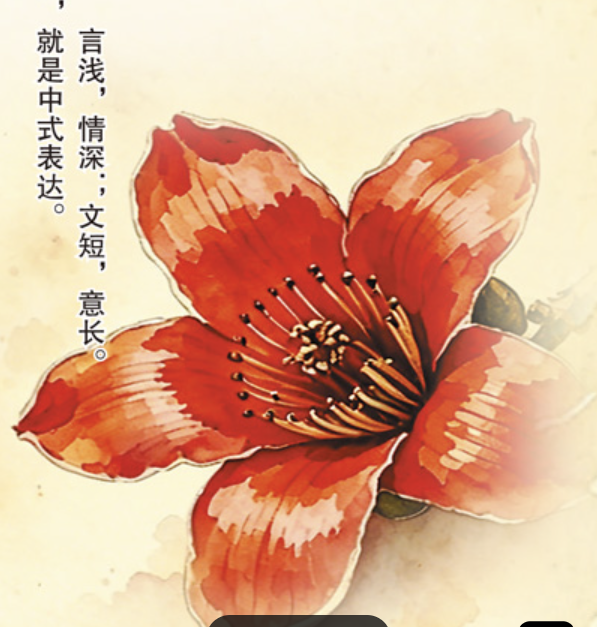
#> input picture dianstar/assets/kapok-source.png, 597 x 627 px
$ python build_flower_art.py
#> lines starting #> are read from the running program, lines starting #| are printed output that depends on the picture; after the words box and inside, x2 and y2 are one past the last pixel; in counts of white or black regions, pixels touching at a corner belong together
"""从木棉花参考图提取花瓣轮廓，生成运行时使用的终端点阵。"""

import json
from pathlib import Path

from PIL import Image, ImageFilter


ROOT = Path(__file__).resolve().parents[1]
SOURCE = ROOT / "dianstar" / "assets" / "kapok-source.png"
TARGET = ROOT / "dianstar" / "assets" / "kapok.json"
DOTS = ((0, 0, 0x01), (0, 1, 0x02), (0, 2, 0x04), (0, 3, 0x40),
        (1, 0, 0x08), (1, 1, 0x10), (1, 2, 0x20), (1, 3, 0x80))


def variant(image: Image.Image, columns: int, rows: int) -> dict[str, object]:
    pixels = image.convert("RGB")
    red = Image.new("L", pixels.size)
    red.putdata([
        255 if r > 95 and r - g > 27 and r - b > 35 and g < 216 else 0
        for r, g, b in pixels.getdata()
    ])
    # Close small watercolor gaps, while leaving the five petal contours intact.
    red = red.filter(ImageFilter.MaxFilter(5)).filter(ImageFilter.MinFilter(5))
    red = red.resize((columns * 2, rows * 4), Image.Resampling.LANCZOS)
    source = pixels.resize((columns * 2, rows * 4), Image.Resampling.LANCZOS)
    glyphs: list[str] = []
    colors: list[str] = []
    for y in range(rows):
        glyph_row = []
        color_row = []
        for x in range(columns):
            mask = 0
            samples = []
            for dx, dy, bit in DOTS:
                px, py = x * 2 + dx, y * 4 + dy
                if red.getpixel((px, py)) >= 100:
                    mask |= bit
                    samples.append(source.getpixel((px, py)))
            glyph_row.append(chr(0x2800 + mask) if mask else " ")
            if not samples:
                color_row.append(" ")
            else:
                r = sum(v[0] for v in samples) / len(samples)
                g = sum(v[1] for v in samples) / len(samples)
                color_row.append("g" if r > 205 and g > 145 else
                                 "l" if r > 180 and g > 105 else
                                 "d" if r < 150 else "r")
        glyphs.append("".join(glyph_row))
        colors.append("".join(color_row))
    return _complete_lower_right_petal(columns, glyphs, colors)


def _complete_lower_right_petal(
    anchor_columns: int, glyphs: list[str], colors: list[str]
) -> dict[str, object]:
    """Add a hand-drawn tip beyond the old crop, without resampling the base art."""
    if anchor_columns == 42:
        addition = {
            10: ("⢀⣀   ", "rr   "),
            11: ("⣾⣿⣧  ", "rlr  "),
            12: ("⣿⣿⣿⣷⡀", "rlggr"),
            13: ("⣿⣿⣿⣿⡇", "rrlgr"),
            14: ("⣿⣿⣿⡿ ", "rrlr "),
            15: ("⠿⠛⠋  ", "drr  "),
            16: ("⠋    ", "r    "),
        }
        glyphs[16] = glyphs[16][:-1] + "⠉"
        colors[16] = colors[16][:-1] + "r"
        extra = 5
    elif anchor_columns == 30:
        addition = {
            7: ("⣀  ", "r  "),
            8: ("⣶⡄ ", "rl "),
            9: ("⣿⣷⡀", "rgr"),
            10: ("⣿⣿⡇", "rlr"),
            11: ("⠻⡿ ", "dr "),
        }
        extra = 3
    else:
        addition = {
            5: ("⣀ ", "r "),
            6: ("⣿⡄", "rl"),
            7: ("⣿⡇", "rr"),
            8: ("⠟ ", "r "),
        }
        extra = 2
    for y in range(len(glyphs)):
        suffix, shades = addition.get(y, (" " * extra, " " * extra))
        if len(suffix) != extra or len(shades) != extra:
            raise ValueError("Hand-drawn petal width does not match its color data")
        glyphs[y] += suffix
        colors[y] += shades
    # Taper the right petal inward to a point above the bottom petal.
    joint = ({16: (33, "⠿         ", "d         "),
              17: (33, "⣷⠿⠋ ", "drr "),
              18: (26, "⣷⣿⣷⣦⣤⠿⠋", "drrllrr"),
              19: (24, "⡿⠿⠛⠋", "drrr")}
             if anchor_columns == 42 else
             {11: (23, "⠿       ", "d       "),
              12: (25, "⠿⠋ ", "rr "),
              13: (17, "⡿⠿⠛⠋ ", "drrr ")}
             if anchor_columns == 30 else
             {8: (17, "⠿      ", "d      "),
              9: (13, "⡿⠿⠛⠋  ", "drrr  ")})
    for y, (start, contour, shades) in joint.items():
        if len(contour) != len(shades):
            raise ValueError("Petal joint width does not match its color data")
        end = start + len(contour)
        glyphs[y] = glyphs[y][:start] + contour + glyphs[y][end:]
        colors[y] = colors[y][:start] + shades + colors[y][end:]
    return {"columns": anchor_columns + extra, "anchor_columns": anchor_columns,
            "rows": glyphs, "colors": colors}


def main() -> None:
    with Image.open(SOURCE) as source:
        # Exclude the inscription and the black strip; the red mask removes paper.
#> source is the input picture: PIL image 597x627 RGB; mean R, G, B 221.6, 174.3, 145.5
        flower = source.crop((10, 105, 550, 610))
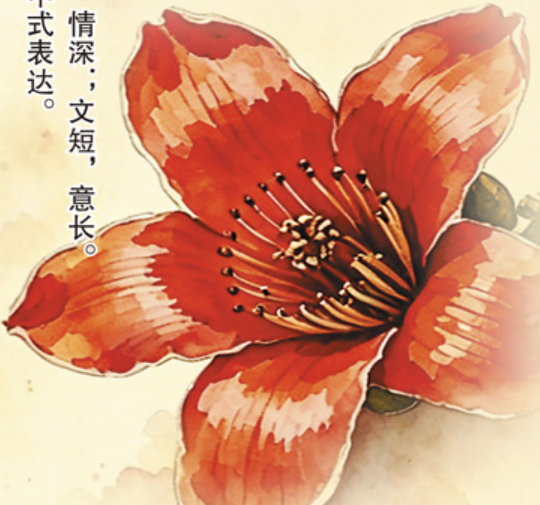
#> flower: PIL image 540x505 RGB; mean R, G, B 213.7, 152, 122.2
        variants = [variant(flower, width, height) for width, height in ((42, 20), (30, 14), (22, 10))]
#> in variant, `red = Image.new("L", pixels.size)`: red: PIL image 540x505 L; every value is 0
#> in variant, `red.putdata([ 255 if r > 95 and r - g > 27 and r - b > 35 and g < 216 ..`:
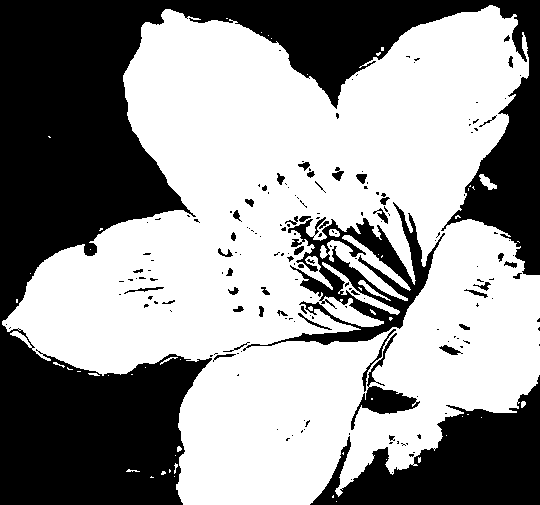
#> red: PIL image 540x505 L; 58.3% white; 181 black regions (132 under 20 px), largest, box (x1, y1, x2, y2) and area: (0, 0, 540, 505) 87555, (310, 375, 540, 505) 14486, (243, 202, 445, 351) 7624
#> in variant, `red = red.filter(ImageFilter.MaxFilter(5)).filter(ImageFilter.MinFilte..`: red: PIL image 540x505 L; 60.6% white; 27 black regions, largest, box (x1, y1, x2, y2) and area: (0, 0, 540, 321) 60231, (0, 325, 207, 505) 26199, (313, 384, 540, 505) 14121
#> in variant, `red = red.resize((columns * 2, rows * 4), Image.Resampling.LANCZOS)`:
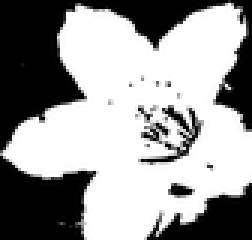
#> red: PIL image 84x80 L (shown 3 times larger); min 0, max 255, mean 154.4
#> in variant, `source = pixels.resize((columns * 2, rows * 4), Image.Resampling.LANCZ..`:
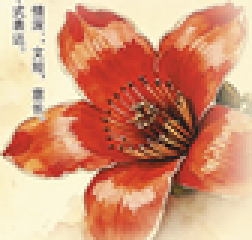
#> source: PIL image 84x80 RGB (shown 3 times larger); mean R, G, B 213.7, 152, 122.2
#> after the loop in variant, `for y in range(rows):`: colors = 20 items
#> the loop in _complete_lower_right_petal, `for y in range(len(glyphs)):` made 20 passes
#> (suffix, shades) on passes 1 to 12: ('     ', '     '), ('     ', '     '), ('     ', '     '), ('     ', '     '), ('     ', '     '), ('     ', '     '), ('     ', '     '), ('     ', '     '), ('     ', '     '), ('     ', '     '), ('⢀⣀   ', 'rr   '), ('⣾⣿⣧  ', 'rlr  ')
#> call 2 of variant, with columns = 30, rows = 14
#> in variant (call 2), `source = pixels.resize((columns * 2, rows * 4), Image.Resampling.LANCZ..`:
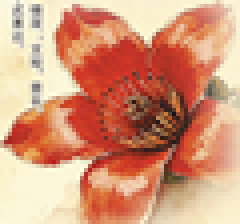
#> source: PIL image 60x56 RGB (shown 4 times larger); mean R, G, B 213.6, 151.9, 122.2
#> after the loop in variant (call 2), `for y in range(rows):`: colors = 14 items, first 6: '        llllll        llllggg ', '       lrrlllllgg   glgllllggg', '       rrlgggglrrllrrllggggggg', '       llglrrrrrrrrrrrrrggggg ', '        grrrrrrrrrrrrrrrrllg  ', '         lrrrrrrrrrrrrrrrl l  '; glyphs = 14 items, first 6: '        ⣤⣶⣤⣤⣤⣄        ⢀⣠⣤⣴⣶⣶⡤ ', '       ⣰⣿⣿⣿⣿⣿⣿⣿⣷⡀   ⣠⣶⣿⣿⣿⣿⣿⣿⣷⡆', '       ⣿⣿⣿⣿⣿⣿⣿⣿⣿⣿⣷⣀⣾⣿⣿⣿⣿⣿⣿⣿⣿⡟⠁', '       ⢻⣿⣿⣿⣿⣿⣿⣿⣿⣿⣿⣿⣿⣿⣿⣿⣿⣿⣿⣿⣿⠂ ', '        ⠙⣿⣿⣿⣿⣿⣿⣿⣿⣿⣿⣿⣿⣿⣿⣿⣿⣿⣟⠁  ', '         ⣈⣿⣿⣿⣿⣿⣿⣿⣿⣿⣿⣿⣿⣿⣿⣿⡿ ⠁  '
#> the loop in _complete_lower_right_petal (call 2), `for y in range(len(glyphs)):` made 14 passes
#> call 3 of variant, with columns = 22, rows = 10
#> in variant (call 3), `red = red.resize((columns * 2, rows * 4), Image.Resampling.LANCZOS)`:
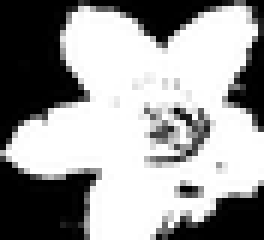
#> red: PIL image 44x40 L (shown 6 times larger); min 0, max 255, mean 154
#> in variant (call 3), `source = pixels.resize((columns * 2, rows * 4), Image.Resampling.LANCZ..`:
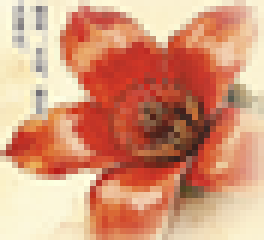
#> source: PIL image 44x40 RGB (shown 6 times larger); mean R, G, B 213.6, 151.9, 122.2
#> after the loop in variant (call 3), `for y in range(rows):`: colors = ['     grlrllg    lllgg ', '     rrlgggllgrlgllggg', '     lglrrrrrrrrrlggg ', '      lrrrrrrrrrrrll  ', '   gggrrrrrrdddrrrllg ', ' rrrlglrrrrrdddddrrggg', 'lrrrlllrrrrrddrdrrgggg', '  glrrlgllrrrrldrrlggg', '       llllggllrllggg ', '       grlrllglgg     ']; glyphs = ['     ⢠⣴⣶⣤⣦⣄⡀    ⣠⣤⣶⣾⣷ ', '     ⣾⣿⣿⣿⣿⣿⣿⣤⡀⣴⣿⣿⣿⣿⣿⣿⠇', '     ⢻⣿⣿⣿⣿⣿⣿⣿⣿⣿⣿⣿⣿⣿⣿⡇ ', '      ⠙⣿⣿⣿⣿⣿⣿⣿⣿⣿⣿⣿⣿⠯  ', '   ⡀⣤⣶⣶⣾⣿⣿⣿⣿⡿⣿⣟⠻⡟⣿⣿⣦⣄ ', ' ⣴⣿⣿⣿⣿⣿⣿⣿⣿⣿⣿⣟⣋⣽⣷⠝⣸⣿⣿⣿⣦', '⠺⣿⣿⣿⣿⣿⣿⣿⣿⣿⣿⣿⣿⣛⣓⣫⣼⣿⣿⣿⣿⣿', '  ⠉⠙⠛⠋⠉⢉⣿⣿⣿⣿⣿⣿⣿⠿⢿⣿⣿⣿⣿⡿', '       ⣺⣿⣿⣿⣿⣿⣿⣿⣷⣾⣿⠉⠉⠉ ', '       ⢿⣿⣿⣿⣿⣿⠿⠛⠈⠉     ']
#> variants = 3 items
    TARGET.write_text(json.dumps({"variants": variants}, ensure_ascii=False, indent=2) + "\n", encoding="utf-8")


if __name__ == "__main__":
    main()
